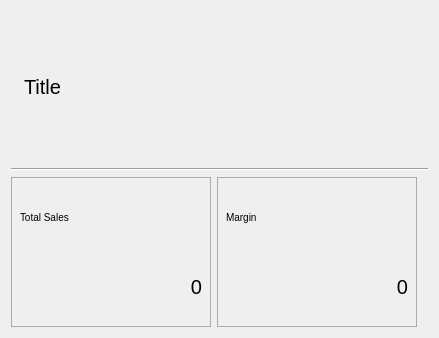
<?xml version="1.0" encoding="UTF-8"?>
<ui version="4.0">
 <class>SalesWidget</class>
 <widget class="QWidget" name="SalesWidget">
  <property name="geometry">
   <rect>
    <x>0</x>
    <y>0</y>
    <width>439</width>
    <height>338</height>
   </rect>
  </property>
  <property name="windowTitle">
   <string>Form</string>
  </property>
  <layout class="QVBoxLayout" name="verticalLayout">
   <item>
    <layout class="QHBoxLayout" name="horizontalLayout">
     <item>
      <widget class="QLabel" name="label">
       <property name="text">
        <string/>
       </property>
       <property name="pixmap">
        <pixmap resource="../../imperion/imperion.qrc">:/images/icon_32.png</pixmap>
       </property>
      </widget>
     </item>
     <item>
      <widget class="QLabel" name="labelTitle">
       <property name="sizePolicy">
        <sizepolicy hsizetype="Expanding" vsizetype="Preferred">
         <horstretch>0</horstretch>
         <verstretch>0</verstretch>
        </sizepolicy>
       </property>
       <property name="styleSheet">
        <string notr="true">font-size: 20px;</string>
       </property>
       <property name="text">
        <string>Title</string>
       </property>
      </widget>
     </item>
    </layout>
   </item>
   <item>
    <widget class="Line" name="line">
     <property name="orientation">
      <enum>Qt::Horizontal</enum>
     </property>
    </widget>
   </item>
   <item>
    <layout class="QHBoxLayout" name="horizontalLayout_2">
     <item>
      <widget class="QWidget" name="widget" native="true">
       <property name="minimumSize">
        <size>
         <width>200</width>
         <height>0</height>
        </size>
       </property>
       <property name="styleSheet">
        <string notr="true">border: 1px solid #ababab;</string>
       </property>
       <layout class="QVBoxLayout" name="verticalLayout_2">
        <item>
         <widget class="QLabel" name="label_2">
          <property name="styleSheet">
           <string notr="true">font-size: 10px; border: none;</string>
          </property>
          <property name="text">
           <string>Total Sales</string>
          </property>
         </widget>
        </item>
        <item>
         <widget class="QLabel" name="labelSales">
          <property name="styleSheet">
           <string notr="true">font-size: 20px;border: none;</string>
          </property>
          <property name="text">
           <string>0</string>
          </property>
          <property name="alignment">
           <set>Qt::AlignRight|Qt::AlignTrailing|Qt::AlignVCenter</set>
          </property>
          <property name="margin">
           <number>5</number>
          </property>
         </widget>
        </item>
       </layout>
      </widget>
     </item>
     <item>
      <widget class="QWidget" name="widget_2" native="true">
       <property name="minimumSize">
        <size>
         <width>200</width>
         <height>0</height>
        </size>
       </property>
       <property name="styleSheet">
        <string notr="true">border: 1px solid #ababab;</string>
       </property>
       <layout class="QVBoxLayout" name="verticalLayout_3">
        <item>
         <widget class="QLabel" name="label_4">
          <property name="styleSheet">
           <string notr="true">font-size: 10px;border: none;</string>
          </property>
          <property name="text">
           <string>Margin</string>
          </property>
         </widget>
        </item>
        <item>
         <widget class="QLabel" name="labelMargin">
          <property name="styleSheet">
           <string notr="true">font-size: 20px;border: none;</string>
          </property>
          <property name="text">
           <string>0</string>
          </property>
          <property name="alignment">
           <set>Qt::AlignRight|Qt::AlignTrailing|Qt::AlignVCenter</set>
          </property>
          <property name="margin">
           <number>5</number>
          </property>
         </widget>
        </item>
       </layout>
      </widget>
     </item>
     <item>
      <spacer name="horizontalSpacer">
       <property name="orientation">
        <enum>Qt::Horizontal</enum>
       </property>
       <property name="sizeHint" stdset="0">
        <size>
         <width>40</width>
         <height>20</height>
        </size>
       </property>
      </spacer>
     </item>
    </layout>
   </item>
  </layout>
 </widget>
 <resources>
  <include location="../../imperion/imperion.qrc"/>
 </resources>
 <connections/>
</ui>
